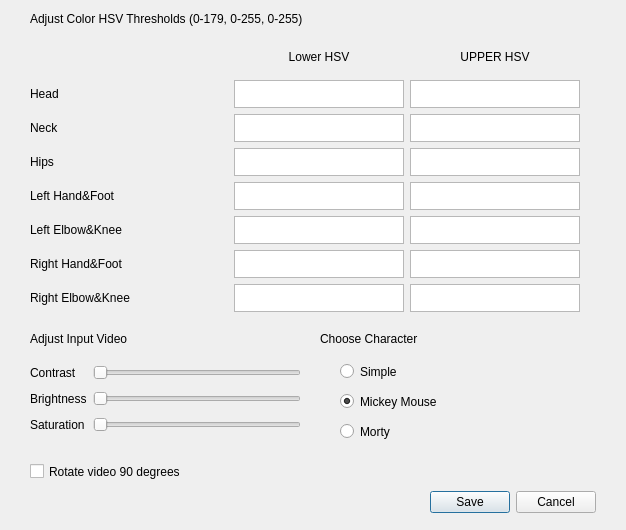
<?xml version="1.0" encoding="UTF-8"?>
<ui version="4.0">
 <class>Dialog</class>
 <widget class="QDialog" name="Dialog">
  <property name="enabled">
   <bool>true</bool>
  </property>
  <property name="geometry">
   <rect>
    <x>0</x>
    <y>0</y>
    <width>626</width>
    <height>530</height>
   </rect>
  </property>
  <property name="windowTitle">
   <string>Video Settings</string>
  </property>
  <widget class="QWidget" name="gridLayoutWidget">
   <property name="geometry">
    <rect>
     <x>30</x>
     <y>360</y>
     <width>271</width>
     <height>80</height>
    </rect>
   </property>
   <layout class="QGridLayout" name="gridLayout">
    <item row="2" column="0">
     <widget class="QLabel" name="label_3">
      <property name="text">
       <string>Saturation</string>
      </property>
     </widget>
    </item>
    <item row="0" column="0">
     <widget class="QLabel" name="label_2">
      <property name="text">
       <string>Contrast</string>
      </property>
     </widget>
    </item>
    <item row="1" column="0">
     <widget class="QLabel" name="label">
      <property name="text">
       <string>Brightness</string>
      </property>
     </widget>
    </item>
    <item row="0" column="2">
     <widget class="QSlider" name="sliderContrast">
      <property name="minimum">
       <number>1</number>
      </property>
      <property name="maximum">
       <number>3</number>
      </property>
      <property name="singleStep">
       <number>1</number>
      </property>
      <property name="orientation">
       <enum>Qt::Horizontal</enum>
      </property>
     </widget>
    </item>
    <item row="2" column="2">
     <widget class="QSlider" name="sliderSaturation">
      <property name="minimum">
       <number>1</number>
      </property>
      <property name="maximum">
       <number>100</number>
      </property>
      <property name="orientation">
       <enum>Qt::Horizontal</enum>
      </property>
     </widget>
    </item>
    <item row="1" column="2">
     <widget class="QSlider" name="sliderBrightness">
      <property name="minimum">
       <number>1</number>
      </property>
      <property name="maximum">
       <number>50</number>
      </property>
      <property name="orientation">
       <enum>Qt::Horizontal</enum>
      </property>
     </widget>
    </item>
   </layout>
  </widget>
  <widget class="QWidget" name="gridLayoutWidget_2">
   <property name="geometry">
    <rect>
     <x>30</x>
     <y>40</y>
     <width>550</width>
     <height>272</height>
    </rect>
   </property>
   <layout class="QGridLayout" name="gridLayout_2">
    <item row="1" column="2">
     <widget class="QPlainTextEdit" name="headUpperHSV">
      <property name="maximumSize">
       <size>
        <width>170</width>
        <height>28</height>
       </size>
      </property>
     </widget>
    </item>
    <item row="6" column="1">
     <widget class="QPlainTextEdit" name="lekLowerHSV">
      <property name="maximumSize">
       <size>
        <width>170</width>
        <height>28</height>
       </size>
      </property>
     </widget>
    </item>
    <item row="2" column="1">
     <widget class="QPlainTextEdit" name="neckLowerHSV">
      <property name="maximumSize">
       <size>
        <width>170</width>
        <height>28</height>
       </size>
      </property>
     </widget>
    </item>
    <item row="1" column="1">
     <widget class="QPlainTextEdit" name="headLowerHSV">
      <property name="maximumSize">
       <size>
        <width>170</width>
        <height>28</height>
       </size>
      </property>
     </widget>
    </item>
    <item row="7" column="1">
     <widget class="QPlainTextEdit" name="rhfLowerHSV">
      <property name="maximumSize">
       <size>
        <width>170</width>
        <height>28</height>
       </size>
      </property>
     </widget>
    </item>
    <item row="6" column="2">
     <widget class="QPlainTextEdit" name="lekUpperHSV">
      <property name="maximumSize">
       <size>
        <width>170</width>
        <height>28</height>
       </size>
      </property>
     </widget>
    </item>
    <item row="6" column="0">
     <widget class="QLabel" name="label_10">
      <property name="text">
       <string>Left Elbow&amp;Knee</string>
      </property>
     </widget>
    </item>
    <item row="7" column="0">
     <widget class="QLabel" name="label_11">
      <property name="text">
       <string>Right Hand&amp;Foot</string>
      </property>
     </widget>
    </item>
    <item row="3" column="0">
     <widget class="QLabel" name="label_8">
      <property name="text">
       <string>Hips </string>
      </property>
     </widget>
    </item>
    <item row="5" column="0">
     <widget class="QLabel" name="label_9">
      <property name="text">
       <string>Left Hand&amp;Foot</string>
      </property>
     </widget>
    </item>
    <item row="2" column="0">
     <widget class="QLabel" name="label_7">
      <property name="text">
       <string>Neck </string>
      </property>
     </widget>
    </item>
    <item row="1" column="0">
     <widget class="QLabel" name="label_6">
      <property name="text">
       <string>Head </string>
      </property>
     </widget>
    </item>
    <item row="8" column="0">
     <widget class="QLabel" name="label_12">
      <property name="text">
       <string>Right Elbow&amp;Knee</string>
      </property>
     </widget>
    </item>
    <item row="0" column="2">
     <widget class="QLabel" name="label_15">
      <property name="text">
       <string>UPPER HSV</string>
      </property>
      <property name="alignment">
       <set>Qt::AlignCenter</set>
      </property>
     </widget>
    </item>
    <item row="0" column="1">
     <widget class="QLabel" name="label_14">
      <property name="text">
       <string>Lower HSV</string>
      </property>
      <property name="alignment">
       <set>Qt::AlignCenter</set>
      </property>
     </widget>
    </item>
    <item row="3" column="2">
     <widget class="QPlainTextEdit" name="hipsUpperHSV">
      <property name="maximumSize">
       <size>
        <width>170</width>
        <height>28</height>
       </size>
      </property>
     </widget>
    </item>
    <item row="2" column="2">
     <widget class="QPlainTextEdit" name="neckUpperHSV">
      <property name="maximumSize">
       <size>
        <width>170</width>
        <height>28</height>
       </size>
      </property>
     </widget>
    </item>
    <item row="3" column="1">
     <widget class="QPlainTextEdit" name="hipsLowerHSV">
      <property name="maximumSize">
       <size>
        <width>170</width>
        <height>28</height>
       </size>
      </property>
     </widget>
    </item>
    <item row="5" column="1">
     <widget class="QPlainTextEdit" name="lhfLowerHSV">
      <property name="maximumSize">
       <size>
        <width>170</width>
        <height>28</height>
       </size>
      </property>
     </widget>
    </item>
    <item row="8" column="1">
     <widget class="QPlainTextEdit" name="rekLowerHSV">
      <property name="maximumSize">
       <size>
        <width>170</width>
        <height>28</height>
       </size>
      </property>
     </widget>
    </item>
    <item row="5" column="2">
     <widget class="QPlainTextEdit" name="lhfUpperHSV">
      <property name="maximumSize">
       <size>
        <width>170</width>
        <height>28</height>
       </size>
      </property>
     </widget>
    </item>
    <item row="8" column="2">
     <widget class="QPlainTextEdit" name="rekUpperHSV">
      <property name="maximumSize">
       <size>
        <width>170</width>
        <height>28</height>
       </size>
      </property>
      <property name="lineWidth">
       <number>1</number>
      </property>
     </widget>
    </item>
    <item row="7" column="2">
     <widget class="QPlainTextEdit" name="rhfUpperHSV">
      <property name="maximumSize">
       <size>
        <width>170</width>
        <height>28</height>
       </size>
      </property>
     </widget>
    </item>
   </layout>
  </widget>
  <widget class="QLabel" name="label_4">
   <property name="geometry">
    <rect>
     <x>30</x>
     <y>330</y>
     <width>181</width>
     <height>17</height>
    </rect>
   </property>
   <property name="text">
    <string>Adjust Input Video</string>
   </property>
  </widget>
  <widget class="QLabel" name="label_5">
   <property name="geometry">
    <rect>
     <x>30</x>
     <y>10</y>
     <width>351</width>
     <height>17</height>
    </rect>
   </property>
   <property name="text">
    <string>Adjust Color HSV Thresholds (0-179, 0-255, 0-255)</string>
   </property>
  </widget>
  <widget class="QDialogButtonBox" name="buttonBox">
   <property name="geometry">
    <rect>
     <x>430</x>
     <y>490</y>
     <width>166</width>
     <height>25</height>
    </rect>
   </property>
   <property name="standardButtons">
    <set>QDialogButtonBox::Cancel|QDialogButtonBox::Save</set>
   </property>
  </widget>
  <widget class="QLabel" name="label_13">
   <property name="geometry">
    <rect>
     <x>320</x>
     <y>330</y>
     <width>131</width>
     <height>17</height>
    </rect>
   </property>
   <property name="text">
    <string>Choose Character</string>
   </property>
  </widget>
  <widget class="QRadioButton" name="characterSimple">
   <property name="geometry">
    <rect>
     <x>340</x>
     <y>360</y>
     <width>112</width>
     <height>23</height>
    </rect>
   </property>
   <property name="text">
    <string>Simple</string>
   </property>
  </widget>
  <widget class="QRadioButton" name="characterMickey">
   <property name="geometry">
    <rect>
     <x>340</x>
     <y>390</y>
     <width>121</width>
     <height>23</height>
    </rect>
   </property>
   <property name="text">
    <string>Mickey Mouse</string>
   </property>
   <property name="checked">
    <bool>true</bool>
   </property>
  </widget>
  <widget class="QCheckBox" name="rotateVideo">
   <property name="geometry">
    <rect>
     <x>30</x>
     <y>460</y>
     <width>191</width>
     <height>23</height>
    </rect>
   </property>
   <property name="text">
    <string>Rotate video 90 degrees</string>
   </property>
  </widget>
  <widget class="QRadioButton" name="characterMorty">
   <property name="geometry">
    <rect>
     <x>340</x>
     <y>420</y>
     <width>112</width>
     <height>23</height>
    </rect>
   </property>
   <property name="text">
    <string>Morty</string>
   </property>
  </widget>
 </widget>
 <resources/>
 <connections/>
</ui>
